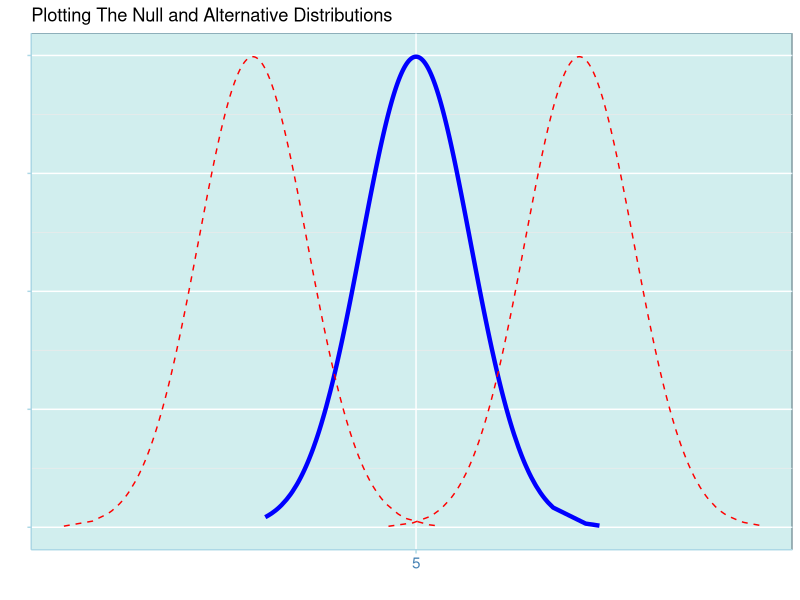

Generate this figure with R:
library(tidyverse)
library(dplyr)

nullvals <- rnorm(1000, 5, 1)
nulldens <- dnorm(nullvals, 5, 1)
nulldist <- data.frame(vals = nullvals, dens = nulldens)

altlessvals <- rnorm(1000, 2, 1)
altlessdens <- dnorm(altlessvals, 2, 1)
altlessdist <- data.frame(vals = altlessvals, dens = altlessdens)

altmorevals <- rnorm(1000, 8, 1)
altmoredens <- dnorm(altmorevals, 8, 1)
altmoredist <- data.frame(vals = altmorevals, dens = altmoredens)

plotdata <- data.frame(nullvals = nulldist$vals, nulldens = nulldist$dens, altlessvals = altlessdist$vals, altlessdens = altlessdist$dens, altmorevals = altmoredist$vals, altmoredens = altmoredist$dens)


theme_bluewhite <- function (base_size = 11, base_family = "") {
  theme_bw() %+replace% 
    theme(
      panel.grid.major  = element_line(color = "white"),
      panel.background = element_rect(fill = "lightcyan2"),
      panel.border = element_rect(color = "lightblue", fill = NA),
      axis.line = element_line(color = "lightblue"),
      axis.ticks = element_line(color = "lightblue"),
      axis.text = element_text(color = "steelblue")
    )
}

ggplot(data = plotdata, aes(x = nullvals, y = nulldens)) +
  geom_line(col = "blue", size = 1.5) +
  geom_line(data = plotdata, aes(x = altlessvals, y = altlessdens), col = "red", linetype = "dashed") +
  geom_line(data = plotdata, aes(x = altmorevals, y = altmoredens), col = "red", linetype ="dashed") +
  labs(title = "Plotting The Null and Alternative Distributions", x = "", y = "") +
  scale_x_discrete(limits = c(5)) +
  theme_bluewhite() +
  theme(axis.text.y = element_blank()) +
  scale_color_manual(name="Distribution",
                     breaks = c("Null Distribution", "Alternative Distribution"),
                     values = c("Null Distribution" = "blue", "Alternative Distribution" = "red")) +
  scale_linetype_manual(breaks = c("Null Distribution", "Alternative Distribution"),
                        values = c("Null Distribution" = "solid", "Alternative Distribution" = "dashed"))
